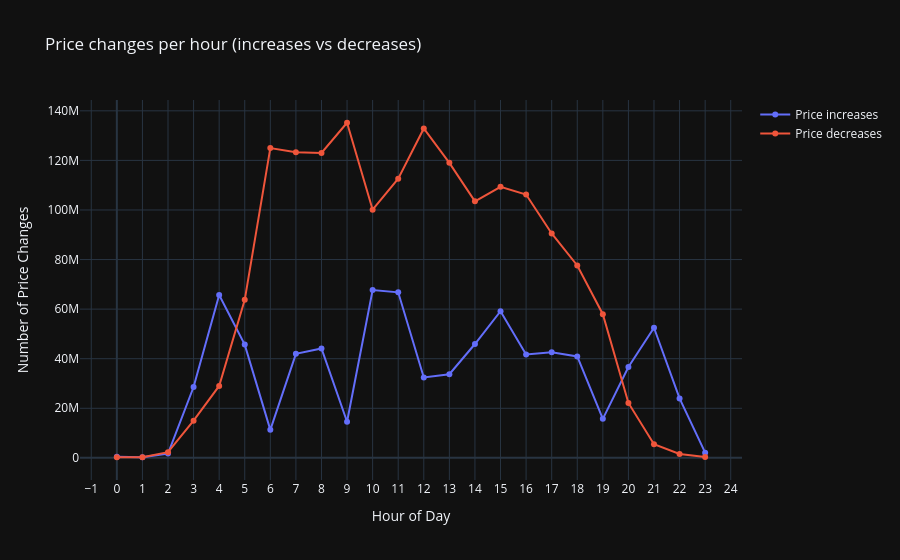

The notebook cell saved with this chart:
### Code cell
plot2 = (
    df_changes
    .group_by("hour")
    .agg([
        pl.sum("increase").alias("increase"),
        pl.sum("decrease").alias("decrease")
    ])
    .sort("hour")
    .to_pandas()
)
fig2 = go.Figure()

fig2.add_trace(
    go.Scatter(
        x=plot2["hour"],
        y=plot2["increase"],
        mode="lines+markers",
        name="Price increases"
    )
)

fig2.add_trace(
    go.Scatter(
        x=plot2["hour"],
        y=plot2["decrease"],
        mode="lines+markers",
        name="Price decreases"
    )
)

fig2.update_layout(
    title="Price changes per hour (increases vs decreases)",
    xaxis_title="Hour of Day",
    yaxis_title="Number of Price Changes",
    xaxis=dict(tickmode="linear", dtick=1),
    template="plotly_dark"
)

fig2.show()

### Figure 1 — Plotly figure (JSON) as saved in the notebook; plotly's stock layout.template omitted (floating-point values rounded to 4 significant figures)
{"data": [{"mode": "lines+markers", "name": "Price increases", "type": "scatter", "x": [0, 1, 2, 3, 4, 5, 6, 7, 8, 9, 10, 11, 12, 13, 14, 15, 16, 17, 18, 19, 20, 21, 22, 23], "y": [427114, 284495, 1727654, 28583936, 65681054, 45684250, 11295689, 41964397, 44129589, 14567160, 67691082, 66778634, 32450751, 33737461, 45934892, 59160023, 41714816, 42651800, 40925829, 15745932, 36643451, 52483886, 23974485, 2089372]}, {"mode": "lines+markers", "name": "Price decreases", "type": "scatter", "x": [0, 1, 2, 3, 4, 5, 6, 7, 8, 9, 10, 11, 12, 13, 14, 15, 16, 17, 18, 19, 20, 21, 22, 23], "y": [248449, 252745, 2295790, 14987416, 29007530, 63766792, 124983219, 123329299, 123022545, 135190373, 100103497, 112593459, 132882453, 119018282, 103499345, 109352531, 106249842, 90536906, 77607634, 57948624, 22167841, 5501976, 1598902, 369645]}], "layout": {"title": {"text": "Price changes per hour (increases vs decreases)"}, "xaxis": {"dtick": 1, "tickmode": "linear", "title": {"text": "Hour of Day"}}, "yaxis": {"title": {"text": "Number of Price Changes"}}}}
